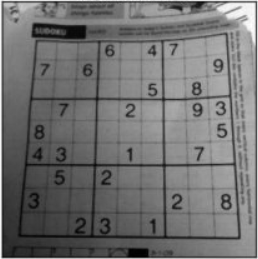
#> input picture OpenCV-Session/images/sample-image.png, 258 x 259 px
$ jupyter execute --allow-errors 'OpenCV Introduction.ipynb'
#> lines starting #> are read from the running program, lines starting #| are printed output that depends on the picture; after the words box and inside, x2 and y2 are one past the last pixel; in counts of white or black regions, pixels touching at a corner belong together
# OpenCV Introductory Session

We start off with discussing what is OpenCV, and at the end of the session, we'll be able to produce following results.

```

```

[cell 1]
# Import necessary libraries
import cv2 # OpenCV
import numpy as np # NumPy
import matplotlib.pyplot as plt

[cell 2]
# Load a sample image
img = cv2.imread("images/sample-image.png", cv2.IMREAD_COLOR)
#> img is the input picture: shape (259, 258, 3); min 0, max 254, mean 113
plt.axis("off");
plt.imshow(img);

[cell 3]
# Matplotlib shows image as RGB while OpenCV reads as BGR
# Convert img from BGR to RGB
img_RGB = cv2.cvtColor(img, cv2.COLOR_BGR2RGB)
plt.axis("off");
plt.imshow(img_RGB);

# Playing with an image

[cell 4]
# Blurring an image
img_blur = cv2.GaussianBlur(img, (3, 3), 0)
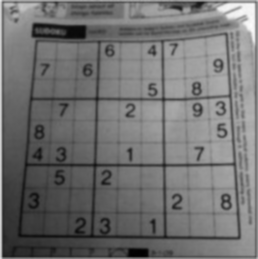
#> img_blur: shape (259, 258, 3); min 0, max 251, mean 112.7
img_blur_RGB = cv2.cvtColor(img_blur, cv2.COLOR_BGR2RGB)
plt.axis("off");
plt.imshow(img_blur_RGB);

[cell 5]
# Thresholding
# I only want white color

# Convert the image to grayscale (only one channel)
img_gray = cv2.cvtColor(img, cv2.COLOR_BGR2GRAY)
plt.axis('off')
plt.imshow(img_gray, cmap='gray')

[cell 6]
cv2.imshow("GrayScale Image", img_gray)
cv2.waitKey(0)
cv2.destroyAllWindows()

[cell 7]
_, img_thresh = cv2.threshold(img_gray, 127, 255, cv2.THRESH_BINARY)
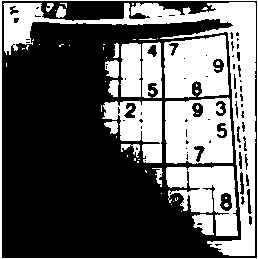
#> img_thresh: shape (259, 258); 37.9% white; 54 white regions (36 under 20 px), largest, box (x1, y1, x2, y2) and area: (3, 2, 256, 256) 8540, (165, 97, 233, 164) 3763, (164, 35, 229, 98) 3351
img_thresh

[cell 8]
cv2.imshow("Threshold Image", img_thresh)
cv2.waitKey(0)
cv2.destroyAllWindows()

[cell 9]
plt.axis("off");
plt.imshow(img_thresh, cmap='gray');

[cell 10]
# Let's define a function to change thresholding value
def threshold(img, value):
    _, img_thresh = cv2.threshold(img, value, 255, cv2.THRESH_BINARY)
    return img_thresh

[cell 11]
# Blur the grayscaled image
img_gray_blur = cv2.medianBlur(img_gray, 5)
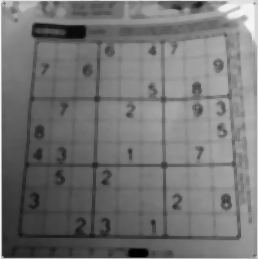
#> img_gray_blur: shape (259, 258); min 1, max 248, mean 115.8

[cell 12]
fig = plt.figure()

for index, val in enumerate([127, 130]):
    img_thresh = threshold(img_gray_blur, val)
    plt.subplot(1, 2, index+1)
    plt.title("Value: " + str(val))
    plt.imshow(img_thresh, cmap='gray')
    plt.axis("off");
#> this loop made 2 passes
#> pass 1, in threshold, `_, img_thresh = cv2.threshold(img, value, 255, cv2.THRESH_BINARY)`:
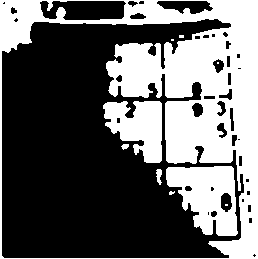
#> img_thresh: shape (259, 258); 40.1% white; 10 white regions (5 under 20 px), largest, box (x1, y1, x2, y2) and area: (0, 0, 258, 259) 20902, (166, 166, 238, 236) 3317, (103, 101, 162, 163) 2410, (156, 169, 162, 185) 66, (121, 144, 129, 150) 33
#> pass 2, in threshold (call 2), `_, img_thresh = cv2.threshold(img, value, 255, cv2.THRESH_BINARY)`:
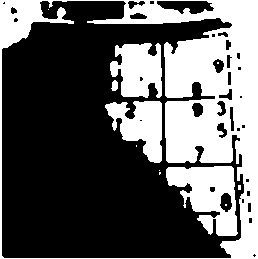
#> img_thresh: shape (259, 258); 37.3% white; 12 white regions (7 under 20 px), largest, box (x1, y1, x2, y2) and area: (0, 0, 258, 259) 17652, (166, 166, 238, 236) 2994, (110, 43, 162, 98) 2114, (105, 101, 162, 163) 2060, (111, 80, 118, 91) 58

[cell 13]
fig = plt.figure(figsize=(15, 6))

for index, val in enumerate([127, 130]):
    img_thresh = threshold(img_gray_blur, val)
    plt.subplot(1, 2, index+1)
    plt.title("Value: " + str(val))
    plt.imshow(img_thresh, cmap='gray')
    plt.axis("off");

[cell 14]
# Adaptive Mean Thresholding
th2 = cv2.adaptiveThreshold(img_gray_blur, 255, cv2.ADAPTIVE_THRESH_MEAN_C,\
            cv2.THRESH_BINARY, 11, 2)
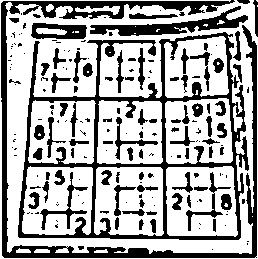
#> th2: shape (259, 258); 66.6% white; 185 black regions (104 under 20 px), largest, box (x1, y1, x2, y2) and area: (18, 32, 249, 240) 7083, (1, 0, 257, 258) 6345, (90, 6, 248, 36) 1509

fig = plt.figure(figsize=(15, 6))
plt.imshow(th2, cmap='gray')

[cell 15]
th3 = cv2.adaptiveThreshold(img_gray_blur, 255, cv2.ADAPTIVE_THRESH_GAUSSIAN_C,\
            cv2.THRESH_BINARY, 11, 2)
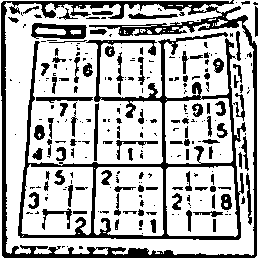
#> th3: shape (259, 258); 71.5% white; 253 black regions (149 under 20 px), largest, box (x1, y1, x2, y2) and area: (1, 0, 257, 258) 6050, (18, 32, 246, 240) 5547, (31, 23, 87, 39) 543
fig = plt.figure(figsize=(15, 6))
plt.imshow(th3, cmap='gray')
